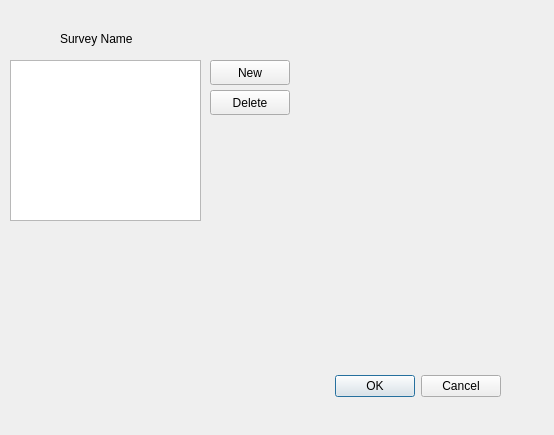
<?xml version="1.0" encoding="UTF-8"?>
<ui version="4.0">
 <class>SetupSurvey</class>
 <widget class="QDialog" name="SetupSurvey">
  <property name="geometry">
   <rect>
    <x>0</x>
    <y>0</y>
    <width>554</width>
    <height>435</height>
   </rect>
  </property>
  <property name="windowTitle">
   <string>Select/Setup Survey</string>
  </property>
  <widget class="QDialogButtonBox" name="buttonsSurvey">
   <property name="geometry">
    <rect>
     <x>160</x>
     <y>370</y>
     <width>341</width>
     <height>32</height>
    </rect>
   </property>
   <property name="orientation">
    <enum>Qt::Horizontal</enum>
   </property>
   <property name="standardButtons">
    <set>QDialogButtonBox::Cancel|QDialogButtonBox::Ok</set>
   </property>
  </widget>
  <widget class="QListView" name="surveyListView">
   <property name="geometry">
    <rect>
     <x>10</x>
     <y>60</y>
     <width>191</width>
     <height>161</height>
    </rect>
   </property>
  </widget>
  <widget class="QLabel" name="label">
   <property name="geometry">
    <rect>
     <x>60</x>
     <y>30</y>
     <width>81</width>
     <height>17</height>
    </rect>
   </property>
   <property name="text">
    <string>Survey Name</string>
   </property>
  </widget>
  <widget class="QPushButton" name="buttonNewSurvey">
   <property name="geometry">
    <rect>
     <x>210</x>
     <y>60</y>
     <width>80</width>
     <height>25</height>
    </rect>
   </property>
   <property name="text">
    <string>New</string>
   </property>
   <property name="icon">
    <iconset>
     <normaloff>folder_new.png</normaloff>folder_new.png</iconset>
   </property>
  </widget>
  <widget class="QPushButton" name="buttonDeleteSurvey">
   <property name="geometry">
    <rect>
     <x>210</x>
     <y>90</y>
     <width>80</width>
     <height>25</height>
    </rect>
   </property>
   <property name="text">
    <string>Delete</string>
   </property>
   <property name="icon">
    <iconset>
     <normaloff>delete.png</normaloff>delete.png</iconset>
   </property>
  </widget>
 </widget>
 <resources/>
 <connections>
  <connection>
   <sender>buttonsSurvey</sender>
   <signal>accepted()</signal>
   <receiver>SetupSurvey</receiver>
   <slot>accept()</slot>
   <hints>
    <hint type="sourcelabel">
     <x>248</x>
     <y>254</y>
    </hint>
    <hint type="destinationlabel">
     <x>157</x>
     <y>274</y>
    </hint>
   </hints>
  </connection>
  <connection>
   <sender>buttonsSurvey</sender>
   <signal>rejected()</signal>
   <receiver>SetupSurvey</receiver>
   <slot>reject()</slot>
   <hints>
    <hint type="sourcelabel">
     <x>316</x>
     <y>260</y>
    </hint>
    <hint type="destinationlabel">
     <x>286</x>
     <y>274</y>
    </hint>
   </hints>
  </connection>
 </connections>
</ui>
